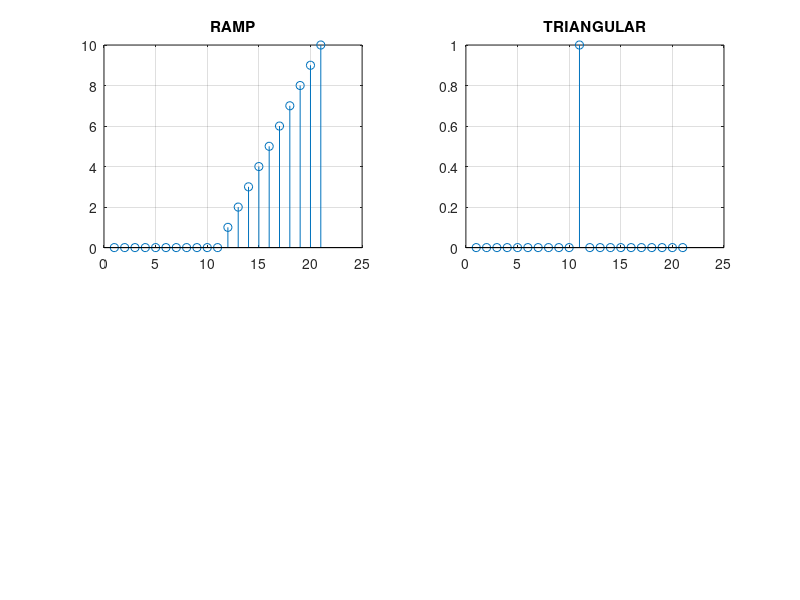

Here is the MATLAB script that generated this plot:
t=-10:1:10;
ramp=t.*(t>=0);
tri=tripuls(t);
subplot(2,2,1), stem(ramp);
title('RAMP');
grid on;
subplot(2,2,2), stem(tri);
title('TRIANGULAR');
grid on;